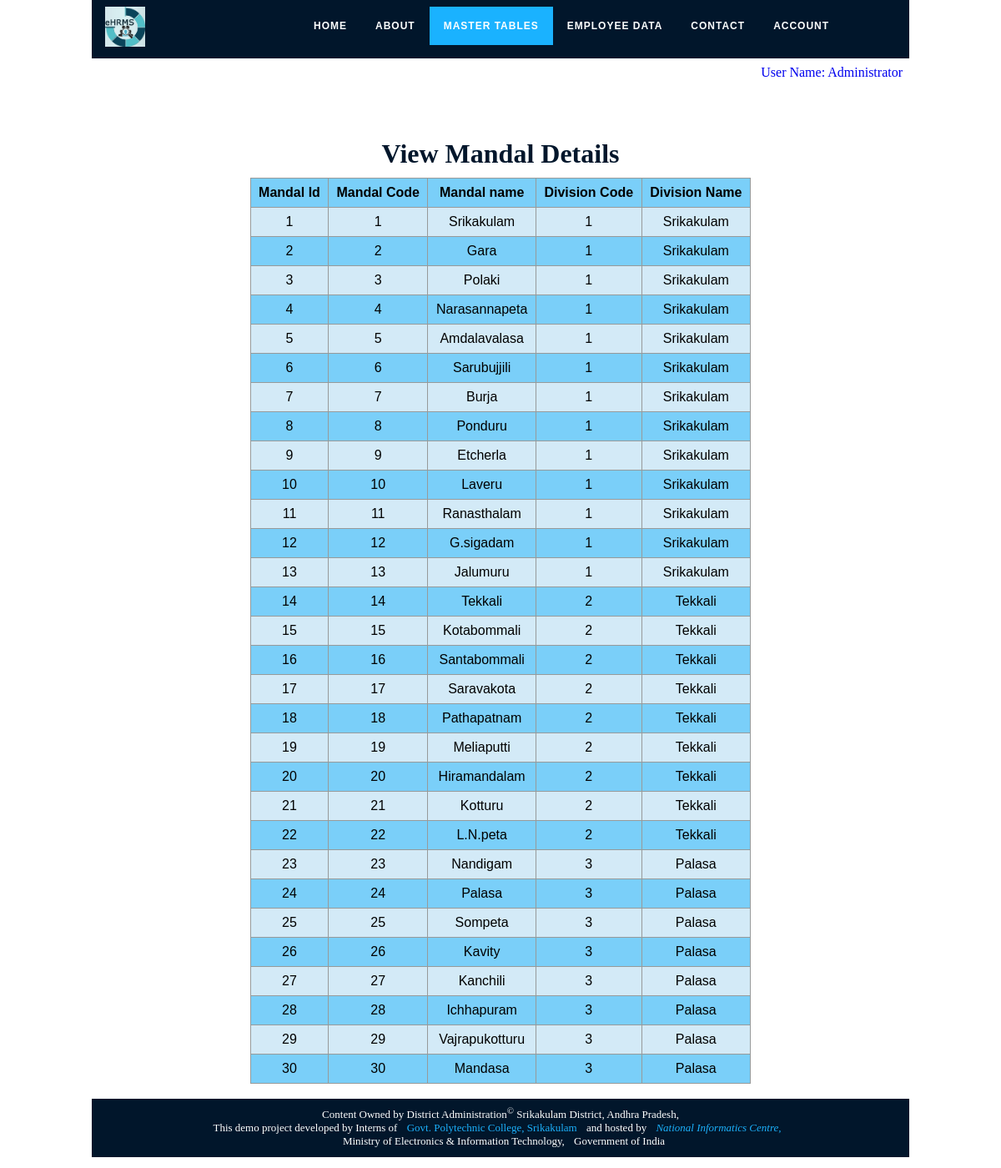
The app's page /ehrms/mandal_view.php (signed in) with its own data.
### tables this page shows
CREATE TABLE `mandal` (
  `mandal_id` bigint(20) NOT NULL,
  `mandal_code` int(11) NOT NULL,
  `mandal_name` varchar(30) NOT NULL,
  `division_code` int(11) NOT NULL,
  `client_ip_address` varchar(20) NOT NULL,
  `record_creation_ts` timestamp NOT NULL DEFAULT current_timestamp(),
  `record_updation_ts` timestamp NOT NULL DEFAULT current_timestamp() ON UPDATE current_timestamp()
);

CREATE TABLE `division` (
  `division_id` int(11) NOT NULL,
  `division_code` int(11) NOT NULL,
  `division_name` varchar(30) NOT NULL,
  `client_ip_address` varchar(20) NOT NULL,
  `record_creation_ts` timestamp NOT NULL DEFAULT current_timestamp(),
  `record_updation_ts` timestamp NOT NULL DEFAULT current_timestamp() ON UPDATE current_timestamp()
);

### ehrms/mandal_view.php (the view, shortened to what this page needs)
<html>
<head>
</head>
<body>
<?php include_once('include/db_connection/db_connection.php'); ?>
<h1 class="div-class"> View Mandal Details</h1>
<table class="centered-table">
<tr><th>Mandal Id<th>Mandal Code</th><th>Mandal name</th><th>Division Code</th><th>Division Name</tr>
<?php
$sql = "SELECT `mandal`.`mandal_id`,`mandal`.`mandal_code`,`mandal`.`mandal_name`,`mandal`.`division_code`, `division`.`division_name` FROM `mandal`,`division` WHERE `mandal`.`division_code`=`division`.`division_code`;";
$result = $conn->query($sql);
if ($result->num_rows > 0) {
  while($row = $result->fetch_assoc()) {
    echo "<tr><td>".$row['mandal_id']."</td><td>".$row['mandal_code']."</td><td>".$row['mandal_name']."</td><td>".$row['division_code']."</td><td>".$row['division_name']."</td></tr>";
  }
} else { echo "<tr><td align='center' colspan='4'>(0 Results)</td></tr>"; }
?>
</table>
<br>
<?php include_once('include/php/footer_menu.php'); ?>
</body>
</html>

### records on screen
mandal: mandal_id "1", mandal_code "1", mandal_name "Srikakulam", division_code "1", division.division_name "Srikakulam"
mandal: mandal_id "2", mandal_code "2", mandal_name "Gara", division_code "1", division.division_name "Srikakulam"
mandal: mandal_id "3", mandal_code "3", mandal_name "Polaki", division_code "1", division.division_name "Srikakulam"
mandal: mandal_id "4", mandal_code "4", mandal_name "Narasannapeta", division_code "1", division.division_name "Srikakulam"
mandal: mandal_id "5", mandal_code "5", mandal_name "Amdalavalasa", division_code "1", division.division_name "Srikakulam"
mandal: mandal_id "6", mandal_code "6", mandal_name "Sarubujjili", division_code "1", division.division_name "Srikakulam"
mandal: mandal_id "7", mandal_code "7", mandal_name "Burja", division_code "1", division.division_name "Srikakulam"
mandal: mandal_id "8", mandal_code "8", mandal_name "Ponduru", division_code "1", division.division_name "Srikakulam"
mandal: mandal_id "9", mandal_code "9", mandal_name "Etcherla", division_code "1", division.division_name "Srikakulam"
mandal: mandal_id "10", mandal_code "10", mandal_name "Laveru", division_code "1", division.division_name "Srikakulam"
mandal: mandal_id "11", mandal_code "11", mandal_name "Ranasthalam", division_code "1", division.division_name "Srikakulam"
mandal: mandal_id "12", mandal_code "12", mandal_name "G.sigadam", division_code "1", division.division_name "Srikakulam"
mandal: mandal_id "13", mandal_code "13", mandal_name "Jalumuru", division_code "1", division.division_name "Srikakulam"
mandal: mandal_id "14", mandal_code "14", mandal_name "Tekkali", division_code "2", division.division_name "Tekkali"
mandal: mandal_id "15", mandal_code "15", mandal_name "Kotabommali", division_code "2", division.division_name "Tekkali"
mandal: mandal_id "16", mandal_code "16", mandal_name "Santabommali", division_code "2", division.division_name "Tekkali"
mandal: mandal_id "17", mandal_code "17", mandal_name "Saravakota", division_code "2", division.division_name "Tekkali"
mandal: mandal_id "18", mandal_code "18", mandal_name "Pathapatnam", division_code "2", division.division_name "Tekkali"
mandal: mandal_id "19", mandal_code "19", mandal_name "Meliaputti", division_code "2", division.division_name "Tekkali"
mandal: mandal_id "20", mandal_code "20", mandal_name "Hiramandalam", division_code "2", division.division_name "Tekkali"
mandal: mandal_id "21", mandal_code "21", mandal_name "Kotturu", division_code "2", division.division_name "Tekkali"
mandal: mandal_id "22", mandal_code "22", mandal_name "L.N.peta", division_code "2", division.division_name "Tekkali"
mandal: mandal_id "23", mandal_code "23", mandal_name "Nandigam", division_code "3", division.division_name "Palasa"
mandal: mandal_id "24", mandal_code "24", mandal_name "Palasa", division_code "3", division.division_name "Palasa"
mandal: mandal_id "25", mandal_code "25", mandal_name "Sompeta", division_code "3", division.division_name "Palasa"
mandal: mandal_id "26", mandal_code "26", mandal_name "Kavity", division_code "3", division.division_name "Palasa"
mandal: mandal_id "27", mandal_code "27", mandal_name "Kanchili", division_code "3", division.division_name "Palasa"
mandal: mandal_id "28", mandal_code "28", mandal_name "Ichhapuram", division_code "3", division.division_name "Palasa"
mandal: mandal_id "29", mandal_code "29", mandal_name "Vajrapukotturu", division_code "3", division.division_name "Palasa"
mandal: mandal_id "30", mandal_code "30", mandal_name "Mandasa", division_code "3", division.division_name "Palasa"

### other values on screen
$_SESSION["name"] "Administrator"
